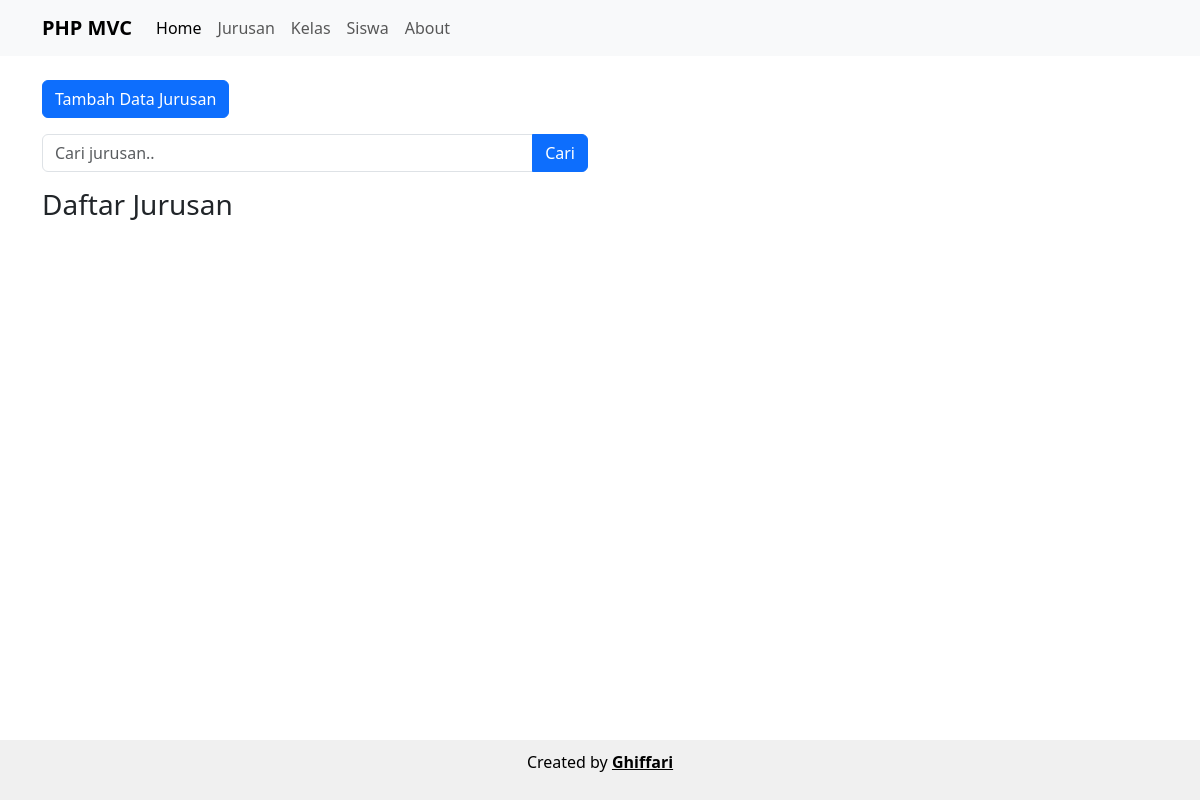
/public/jurusan, run on an earlier commit of the app's database.
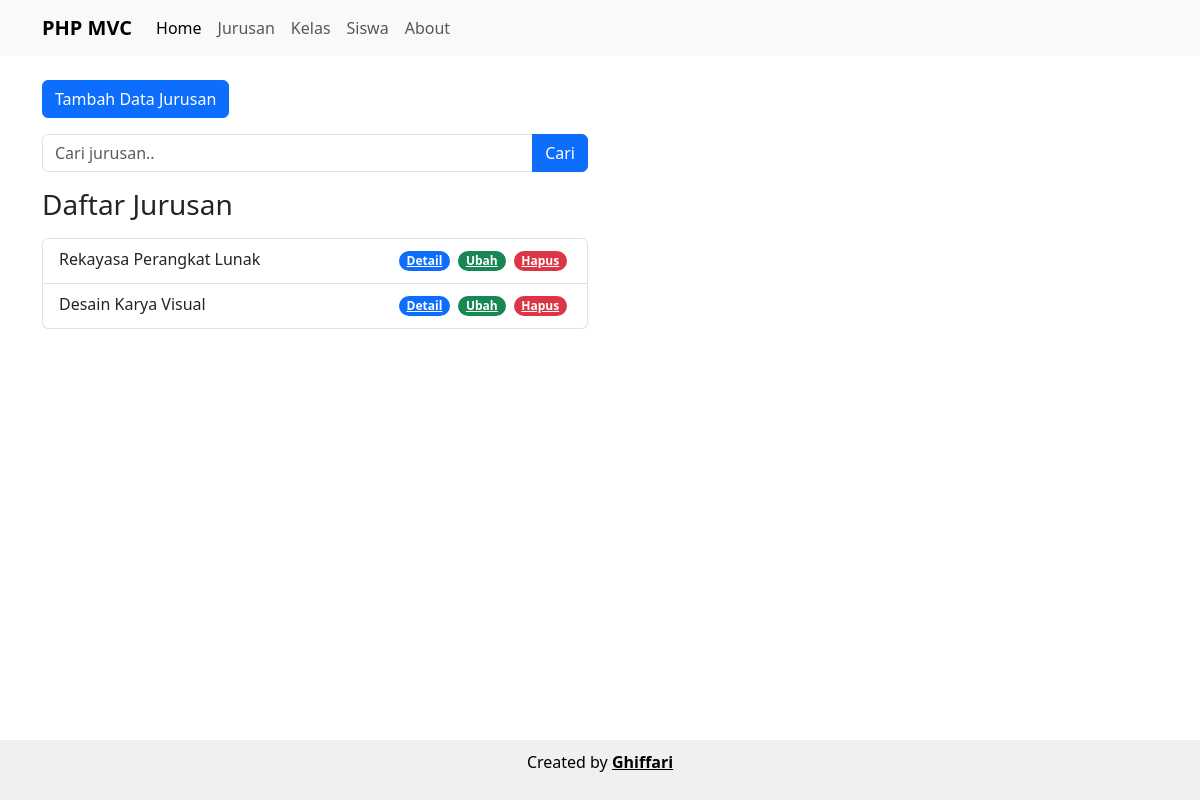
And on a later commit of the database.
### tables this page shows
CREATE TABLE `jurusan` (
  `id` int(11) NOT NULL,
  `dataJurusan` varchar(100) NOT NULL,
  `deskripsiJurusan` varchar(1000) DEFAULT NULL
);

### app/core/Controller.php (called while the page is built, shortened)
<?php
class Controller {
    public function view ($view, $data = [])
    {
        require_once '../app/views/' . $view . '.php';
    }
    public function model($model)
    {
        return new $model;
    }
}

### app/controllers/Jurusan.php (called while the page is built, shortened)
<?php
class Jurusan extends Controller
{
    public function index()
    {
        $data['judul'] = 'Daftar Jurusan';
        $data['dataJurusan'] = $this->model('Jurusan_model')->getAllJurusan();
        $this->view('jurusan/index', $data);
    }
}

### app/core/App.php (called while the page is built, shortened)
<?php
class App
{
    protected $controller = 'Home';
    protected $method = 'index';
    protected $params = [];
    public function __construct()
    {
        $url = $this->parseURL();
        if (!empty($url[0]) && file_exists('../app/controllers/' . $url[0] . '.php')) {
            $this->controller = $url[0];
        } else {
        }
        if (class_exists($this->controller)) {
            $this->controller = new $this->controller;
        } else {
        }
        call_user_func_array([$this->controller, $this->method], $this->params);
    }
    public function parseURL()
    {
        if (isset($_GET['url'])) {
            $url = rtrim($_GET['url'], '/');
            $url = filter_var($url, FILTER_SANITIZE_URL);
            $url = explode('/', $url);
            return $url;
        }
    }
}
?>

### public/index.php (called while the page is built, shortened)
<?php
$app = new App;

### app/core/Database.php (called while the page is built, shortened)
<?php
class Database
{
    private $host = DB_HOST;
    private $user = DB_USER;
    private $pass = DB_PASS;
    private $db_name = DB_NAME;
    private $dbh;
    private $stmt;
    public function __construct()
    {
        $dsn = 'mysql:host=' . $this->host . ';dbname=' . $this->db_name;
        $option = [
            PDO::ATTR_PERSISTENT => true,
            PDO::ATTR_ERRMODE    => PDO::ERRMODE_EXCEPTION
        ];
        try {
            $this->dbh = new PDO($dsn, $this->user, $this->pass, $option);
        } catch (PDOException $e) {
            die($e->getMessage());
        }
    }
    public function query($query)
    {
        $this->stmt = $this->dbh->prepare($query);
    }
    public function execute()
    {
        $this->stmt->execute();
    }
    public function resultSet()
    {
        $this->execute();
        return $this->stmt->fetchAll(PDO::FETCH_ASSOC);
    }
}

### app/models/Jurusan_model.php (called while the page is built, shortened)
<?php
class Jurusan_model
{
    private $table = 'jurusan';
    private $db;
    public function __construct()
    {
        $this->db = new Database;
    }
    public function getAllJurusan()
    {
        $this->db->query('SELECT * FROM ' . $this->table);
        return $this->db->resultSet();
    }
}

### app/views/jurusan/index.php (the view, shortened to what this page needs)
<div class="container mt-4">
    <div class="row mb-3">
        <div class="col-lg-6">
            <button type="button" class="btn btn-primary tombolTambahData" data-bs-toggle="modal"
                data-bs-target="#formModal">
                Tambah Data Jurusan
            </button>
        </div>
    </div>
    <div class="row mb-3">
        <div class="col-lg-6">
            <form action="<?= BASEURL; ?>/jurusan/cari" method="post">
                <div class="input-group">
                    <input type="text" class="form-control" placeholder="Cari jurusan.." name="keyword" id="keyword"
                        autocomplete="off">
                    <button class="btn btn-primary" type="submit" id="tombolCari">Cari</button>
                </div>
            </form>
        </div>
    </div>
    <div class="row">
        <div class="col-lg-6">
            <h3 class="mb-3">Daftar Jurusan</h3>
            <ul class="list-group">
                <?php foreach ($data['dataJurusan'] as $jurusan): ?>
                    <li class="list-group-item">
                        <?= $jurusan['dataJurusan']; ?>
                        <a href="<?= BASEURL; ?>/jurusan/hapus/<?= $jurusan['id']; ?>"
                            class="badge badge rounded-pill text-bg-danger float-end m-lg-1"
                            onclick="return confirm('Apakah anda yakin ingin menghapus?');">Hapus</a>
                        <a href="<?= BASEURL; ?>/jurusan/ubah/<?= $jurusan['id']; ?>"
                            class="badge badge rounded-pill text-bg-success float-end m-lg-1 tampilModalUbah"
                            data-bs-toggle="modal" data-bs-target="#formModal" data-id="<?= $jurusan['id']; ?>">Ubah</a>
                        <a href="<?= BASEURL; ?>/jurusan/detail/<?= $jurusan['id']; ?>"
                            class="badge badge rounded-pill text-bg-primary float-end m-lg-1">Detail</a>
                    </li>
                <?php endforeach; ?>
            </ul>
        </div>
    </div>
</div>

What changed in the data, as far as the page shows it:
added jurusan: dataJurusan "Rekayasa Perangkat Lunak"
added jurusan: dataJurusan "Desain Karya Visual"
